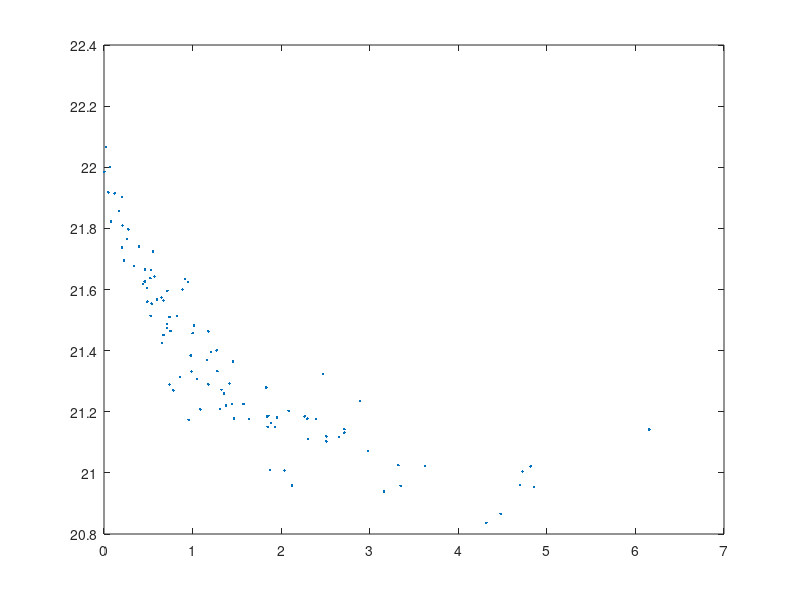

MATLAB code to generate this figure:
%modelfun = @(b,x)(b(1)+exp(-b(2)*x));
modelfun = @(b,t)(exp(-b(1)*t)+b(2));
rng('default') % for reproducibility
b = [1;1];
t = exprnd(2,100,1);
y = modelfun(b,t) + normrnd(0,0.1,100,1);
y= y+20;
opts.RobustWgtFun = 'bisquare';
opts1.RobustWgtFun = 'huber';
opts2.RobustWgtFun = 'welsch'
plot(t,y,'.')
beta0 = [2;20];
beta = nlinfit(t,y,modelfun,beta0)          % none
beta1 = nlinfit(t,y,modelfun,beta0,opts)    % bisquare
beta2 = nlinfit(t,y,modelfun,beta0,opts1)   % huber
beta3 = nlinfit(t,y,modelfun,beta0,opts2)   % welsch

% Huber looks best on this test
